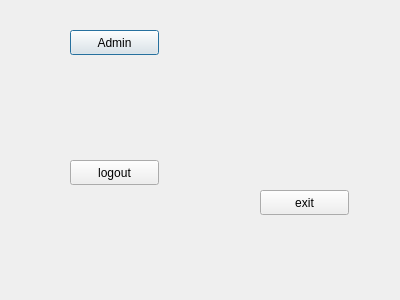
<?xml version="1.0" encoding="UTF-8"?>
<ui version="4.0">
 <class>adminDialog</class>
 <widget class="QDialog" name="adminDialog">
  <property name="geometry">
   <rect>
    <x>0</x>
    <y>0</y>
    <width>400</width>
    <height>300</height>
   </rect>
  </property>
  <property name="windowTitle">
   <string>Dialog</string>
  </property>
  <widget class="QPushButton" name="pushButton">
   <property name="geometry">
    <rect>
     <x>70</x>
     <y>30</y>
     <width>89</width>
     <height>25</height>
    </rect>
   </property>
   <property name="text">
    <string>Admin</string>
   </property>
  </widget>
  <widget class="QPushButton" name="pushButton_2">
   <property name="geometry">
    <rect>
     <x>70</x>
     <y>160</y>
     <width>89</width>
     <height>25</height>
    </rect>
   </property>
   <property name="text">
    <string>logout</string>
   </property>
  </widget>
  <widget class="QPushButton" name="pushButton_3">
   <property name="geometry">
    <rect>
     <x>260</x>
     <y>190</y>
     <width>89</width>
     <height>25</height>
    </rect>
   </property>
   <property name="text">
    <string>exit</string>
   </property>
  </widget>
 </widget>
 <resources/>
 <connections/>
</ui>
